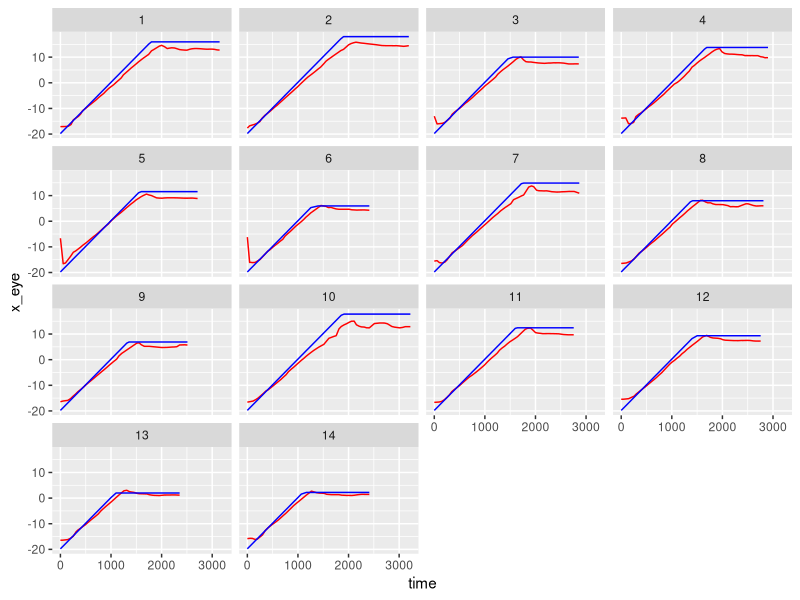
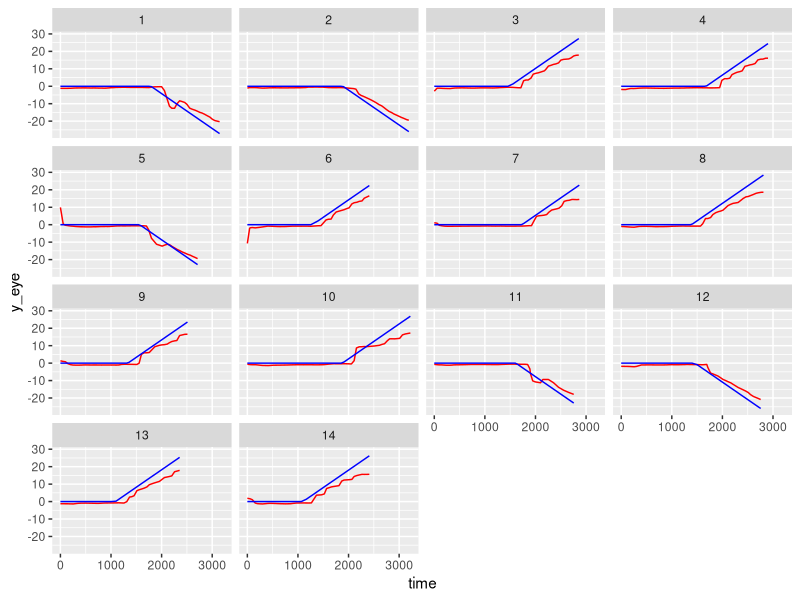
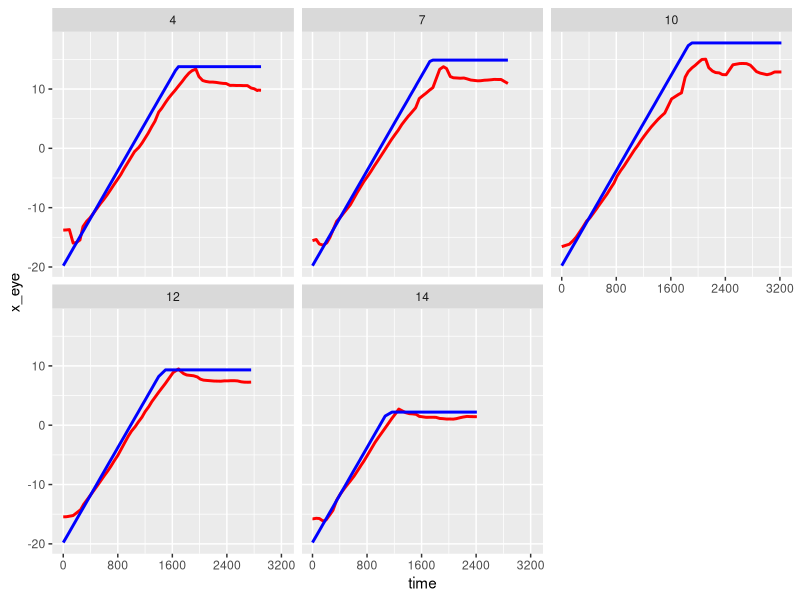
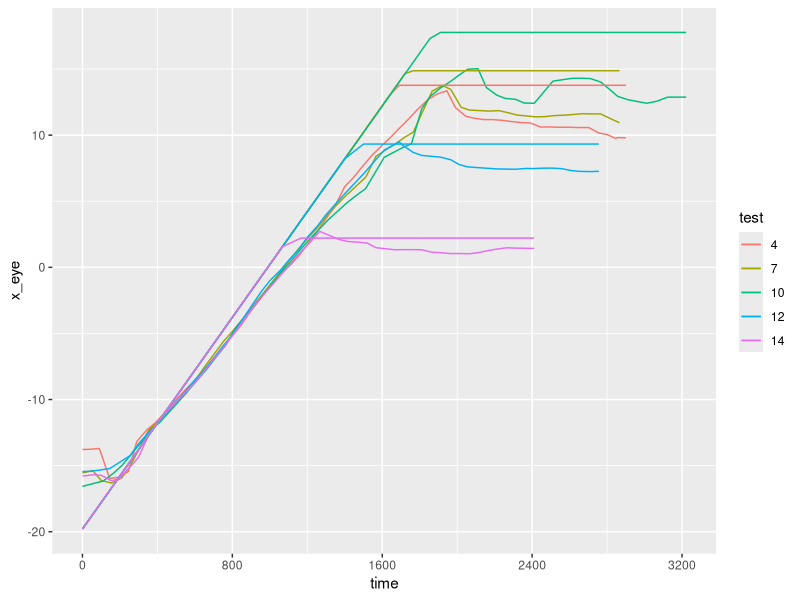
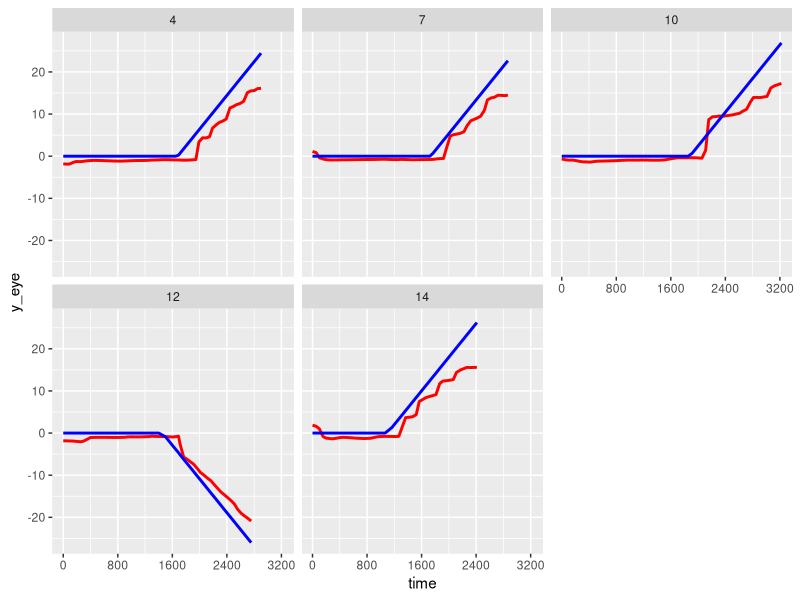
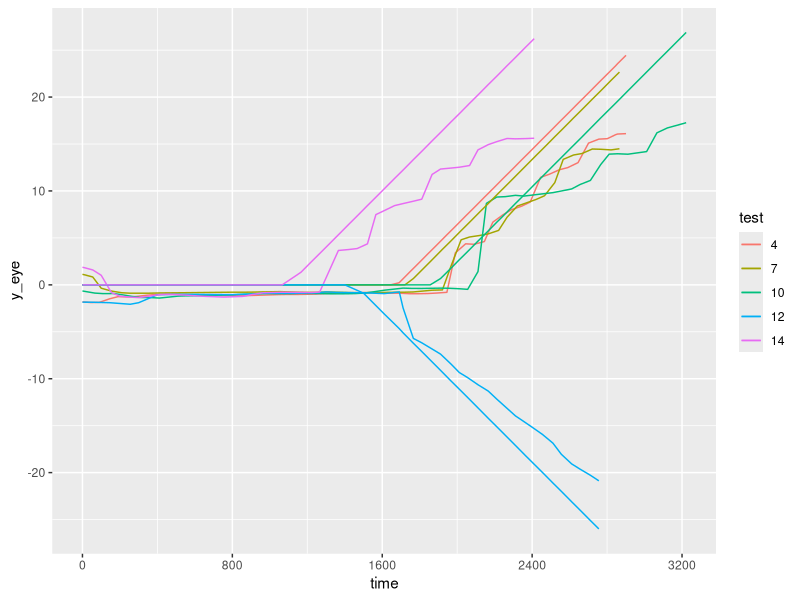
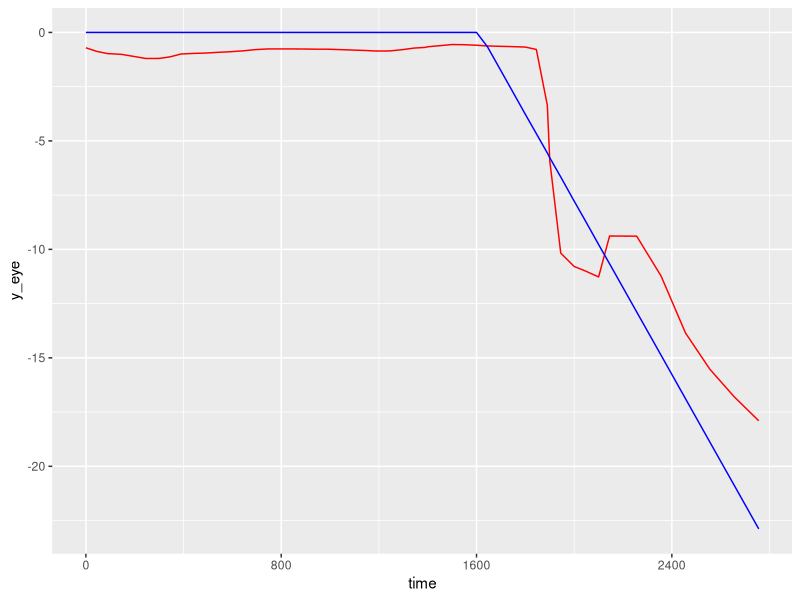

These figures' R source, in order:
## ---- chunk 1
library(ggplot2)
library(gganimate)
library(dplyr)
library(transformr)

eyepaths <- read.csv("all_eye_paths.csv")
orbpaths <- read.csv("all_orb_paths.csv")

eyepaths
orbpaths

## Directions:
# Left: 4,7,10,12,14
# Up: 1,5,9,11,15
# Down: 2,3,6,8,13 

# Combining orb paths and eye tracking
combined <- eyepaths %>%
  full_join(orbpaths, by = c("test","time"), suffix = c("_eye", "_orb")) %>%
  mutate(y_orb = as.double(y_orb))

combined

# Separating by direction 

left_tests <- combined %>%
  filter(test %in% c(4,7,10,12,14)) %>%
  mutate(test = as.factor(test)) %>%
  na.omit()

up_tests <- combined %>%
  filter(test %in% c(1,5,9,11,15)) %>%
  mutate(test = as.factor(test)) %>%
  na.omit()

down_tests <- combined %>%
  filter(test %in% c(2,3,6,8,13 )) %>%
  mutate(test = as.factor(test)) %>%
  na.omit()

left_tests # holds points for balls that go left
up_tests # holds points for balls that go up
down_tests # holds points for balls that go down

#write files
write.csv(left_tests, "C:\\Users\\joann\\OneDrive\\Desktop\\EMC\\EMC Analysis\\left-tests\\left_tests.csv", row.names = FALSE)
write.csv(up_tests, "C:\\Users\\joann\\OneDrive\\Desktop\\EMC\\EMC Analysis\\up-tests\\up_tests.csv", row.names = FALSE)
write.csv(down_tests, "C:\\Users\\joann\\OneDrive\\Desktop\\EMC\\EMC Analysis\\down-tests\\down_tests.csv", row.names = FALSE)
## ---- chunk 2
# plots all test's x-comp
combined <- combined %>% na.omit()
ggplot(combined, aes(x = time, y = x_eye)) +
  geom_line(color = "red") +
  geom_line(aes(x = time, y = x_orb), color = "blue") +
  facet_wrap(~test)

# plots all test's y-comp
ggplot(combined, aes(x = time, y = y_eye)) +
  geom_line(color = "red") +
  geom_line(aes(x = time, y = y_orb), color = "blue") +
  facet_wrap(~test)


# X comp for left_tests
left_tests %>%
  ggplot(aes(x = time, y = x_eye)) + 
    geom_line(color = "red", linewidth = 1) +
    geom_line(aes(x = time, y = x_orb), color = "blue", linewidth = 1) + 
    scale_x_continuous(breaks = seq(0, 3200, by = 800)) +
    facet_wrap(~test)

left_tests %>%
  ggplot(aes(x = time, y = x_eye, color = test)) + 
    geom_line() +
    geom_line(aes(x = time, y = x_orb)) + 
    scale_x_continuous(breaks = seq(0, 3200, by = 800))

# Y comp for left_tests
left_tests %>%
  ggplot(aes(x = time, y = y_eye)) + 
    geom_line(color = "red", linewidth = 1) +
    geom_line(aes(x = time, y = y_orb), color = "blue", linewidth = 1) + 
    scale_x_continuous(breaks = seq(0, 3200, by = 800)) +
    facet_wrap(~test)

left_tests %>%
  ggplot(aes(x = time, y = y_eye, color = test)) + 
    geom_line() +
    geom_line(aes(x = time, y = y_orb)) + 
    scale_x_continuous(breaks = seq(0, 3200, by = 800))

## for graphing single tests y component...
combined %>% 
  filter(test == 11) %>%
  ggplot(aes(x = time, y = y_eye)) +
  geom_line(color = "red") +
  geom_line(aes(x = time, y = y_orb), color = "blue") +
  scale_x_continuous(breaks = seq(0, 3200, by = 800))
## ---- chunk 3

## ---- chunk 4
# data manipulation...
forAnim <- left_tests %>%
  filter(test == 4) %>%
  mutate(x_eye = x_eye + 3)

p <- ggplot(forAnim, aes(x = time, y = x_eye)) + 
  geom_line(color = "red") +
  geom_line(aes(x = time, y = x_orb), color = "blue") +
  transition_reveal(time)

print(p)
